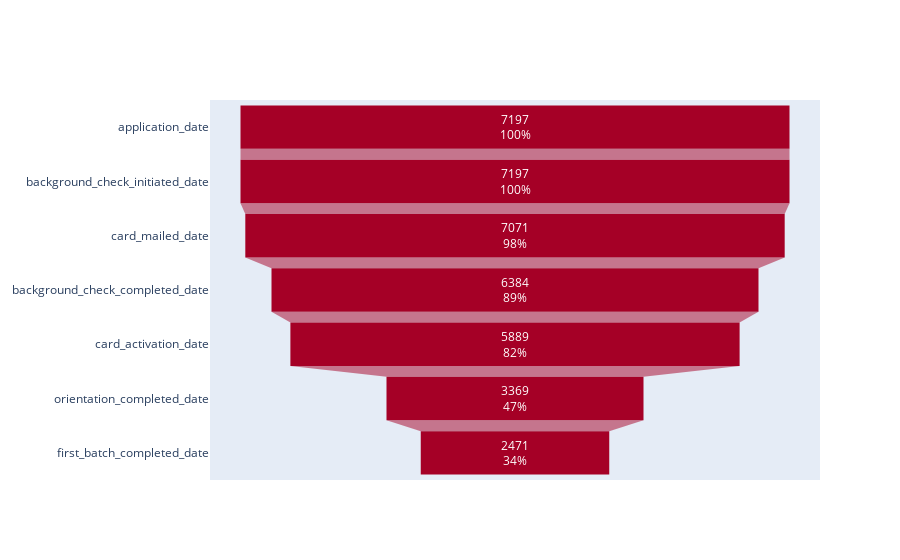

This figure's notebook cell:
### Code cell
# plot the converstion funnel of treatment group

df_treat_converstion = df[df['group'] == 'treatment'].groupby(['group', 'event']).applicant_id.nunique().sort_values(
    ascending=False)

# print(df_treat_converstion)

df_treat_converstion = df_treat_converstion.to_frame()

fig = go.Figure(go.Funnel(
    y=df_treat_converstion.index.get_level_values(1),
    x=df_treat_converstion.applicant_id,
    name='treatment',
    textinfo="value+percent initial",
    marker=dict(color='rgb(165,0,38)')))

fig.show()

# from the funnel chart, we can see that the converstion rate of treatment group is higher than control group, reaching to about 43%

### Figure 1 — Plotly figure (JSON) as saved in the notebook; plotly's stock layout.template omitted (floating-point values rounded to 4 significant figures)
{"data": [{"marker": {"color": "rgb(165,0,38)"}, "name": "treatment", "textinfo": "value+percent initial", "x": [7197, 7197, 7071, 6384, 5889, 3369, 2471], "y": ["application_date", "background_check_initiated_date", "card_mailed_date", "background_check_completed_date", "card_activation_date", "orientation_completed_date", "first_batch_completed_date"], "type": "funnel"}], "layout": {}}
